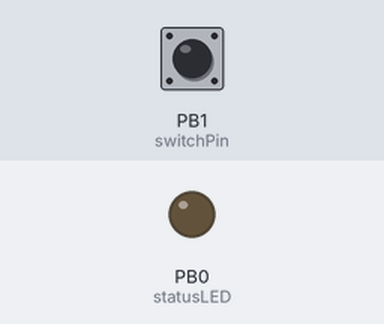
This program was run on a simulated ATtiny85, built with avr-gcc and run on an emulated ATtiny85. Shown: output pins drawn as LEDs (lit = HIGH). Dashed ring = blinking. Inputs (shaded band) come from the test bench; at power-on: PB1 (switchPin) HIGH. Sleep ends after the set time or at an interrupt.

Above: at 1.3 s.
1.4 s: PB1 (switchPin) pulled LOW for 0.15 s
At 2.0 s:
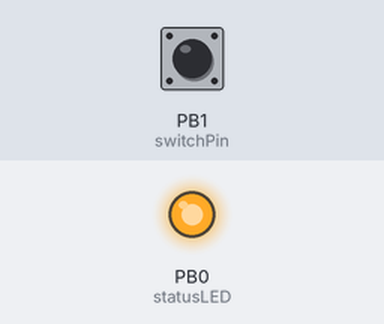
4.4 s: PB1 (switchPin) pulled LOW for 1 s
7.4 s: PB1 (switchPin) pulled LOW for 3.2 s
At 11.45 s:
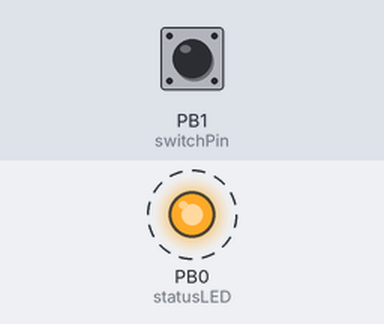
Timing chart, 0 to 18.1 s (numbered marks = the images above; inputs shaded):
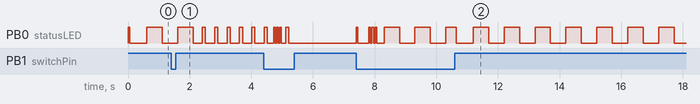

The program:

main.cpp
```cpp
#include <Arduino.h>
// #define DEBUG_SERIAL

#ifdef DEBUG_SERIAL
#include <SoftwareSerial.h>
#endif
#include "OneButton.h"

#include <avr/sleep.h>

const int switchPin = PB1;
const int statusLED = PB0;

#ifdef DEBUG_SERIAL
SoftwareSerial mySerial(3, 4); // rx, tx
#endif

OneButton button(switchPin, true);
// save the millis when a press has started.
unsigned long pressStartTime;

void goToSleep()
{
    GIMSK |= _BV(PCIE);                  // Enable Pin Change Interrupts
    PCMSK |= _BV(PCINT1);                // Use PB3 as interrupt pin
    ADCSRA &= ~_BV(ADEN);                // ADC off
    set_sleep_mode(SLEEP_MODE_PWR_DOWN); // replaces above statement

    sleep_enable(); // Sets the Sleep Enable bit in the MCUCR Register (SE BIT)
    sei();          // Enable interrupts
    // mySerial.println("sleep now!");
    sleep_cpu(); // sleep

    cli();                 // Disable interrupts
    PCMSK &= ~_BV(PCINT1); // Turn off PB3 as interrupt pin
    sleep_disable();       // Clear SE bit
    ADCSRA |= _BV(ADEN);   // ADC on

    sei(); // Enable interrupts
#ifdef DEBUG_SERIAL
    mySerial.println("wake up!");
#endif
} // sleep

void pressStart()
{
#ifdef DEBUG_SERIAL
    mySerial.println("presStart");
#endif
    for (int k = 0; k < 6; k = k + 1)
    {
        if (k % 2 == 0)
        {
            digitalWrite(statusLED, HIGH);
        }
        else
        {
            digitalWrite(statusLED, LOW);
        }
        delay(50);
    } // for
}

void pressStop()
{
    digitalWrite(statusLED, LOW);
    delay(250);
#ifdef DEBUG_SERIAL
    mySerial.println("pressSTop");

    mySerial.println("go to sleep");
#endif
    goToSleep();
}

int pattern = 1;

void cyclePattern()
{
    if (pattern >= 4)
    {
        pattern = 1;
    }
    else
    {
        pattern++;
    }
}

void blink(int times)
{
    for (int k = 0; k < times; k = k + 1)
    {
        if (k % 2 == 0)
        {
            digitalWrite(statusLED, HIGH);
        }
        else
        {
            digitalWrite(statusLED, LOW);
        }
        delay(50);
    } // for
}

long readVcc()
{
    ADMUX = _BV(MUX3) | _BV(MUX2); // selecting bandgap reference of 1.1V (on page 135)
    delay(2);                      // Wait for bandgap reference to stabilize
    uint8_t oldSREG = SREG;        // saving status register
    cli();                         // deactivate Interrupts
    ADCSRA |= _BV(ADSC);           // Start ADC conversion, this is where the 1.1V reference is read against vcc
    while (bit_is_set(ADCSRA, ADSC))
        ;                       // wait until complete
    uint16_t result = ADC;      // Needs to be 16 bit long ! This only reads the two registers in one command
    SREG = oldSREG;             // setting status register to "old" values
    sei();                      // Activate Interrupts
    result = 1126400L / result; // Calculate Vcc (in mV); 1126400L = 1.110241000 // 1024 should be right
    return result;              // Vcc in millivolts
}

void setup()
{
#ifdef DEBUG_SERIAL
    mySerial.begin(9600);
    mySerial.println("Starting");
#endif
    pinMode(statusLED, OUTPUT);

    button.setPressTicks(250); // that is the time when LongPressStart is called
    button.attachClick(cyclePattern);
    button.attachLongPressStart(pressStart);
    button.attachLongPressStop(pressStop);

    // Flash quick sequence so we know setup has started
    blink(2);
#ifdef DEBUG_SERIAL
    mySerial.println("End setup");
#endif
    if (readVcc() < 3300)
    {
        blink(4);
        goToSleep();
    }
} // setup

void waitAndTick(int ms)
{
    for (int i = 0; i < ms; i = i + 10)
    {
        delay(10);
        button.tick();
    }
}

void pattern1()
{
    digitalWrite(statusLED, LOW);
    waitAndTick(500);
    digitalWrite(statusLED, HIGH);
    waitAndTick(500);
}

void pattern2()
{
    digitalWrite(statusLED, LOW);
    waitAndTick(300);
    digitalWrite(statusLED, HIGH);
    waitAndTick(100);
}

void pattern3()
{
    digitalWrite(statusLED, LOW);
    waitAndTick(100);
    digitalWrite(statusLED, HIGH);
    waitAndTick(100);
}

void pattern4()
{
    digitalWrite(statusLED, HIGH);
    waitAndTick(100);
}

long readVccCounter = 0;

void loop()
{

#ifdef DEBUG_SERIAL
    mySerial.print("voltage: ");
    mySerial.println(readVcc());
#endif
    button.tick();

    switch (pattern)
    {
    case 1:
        pattern1();
        break;
    case 2:
        pattern2();
        break;
    case 3:
        pattern3();
        break;
        break;
    case 4:
        pattern4();
        break;
    default:
        pattern1();
    }

    readVccCounter++;
    if (readVccCounter > 10000)
    {
        readVccCounter = 0;
        if (readVcc() < 3300)
        {
            blink(4);
            goToSleep();
        }
    }
}
```
